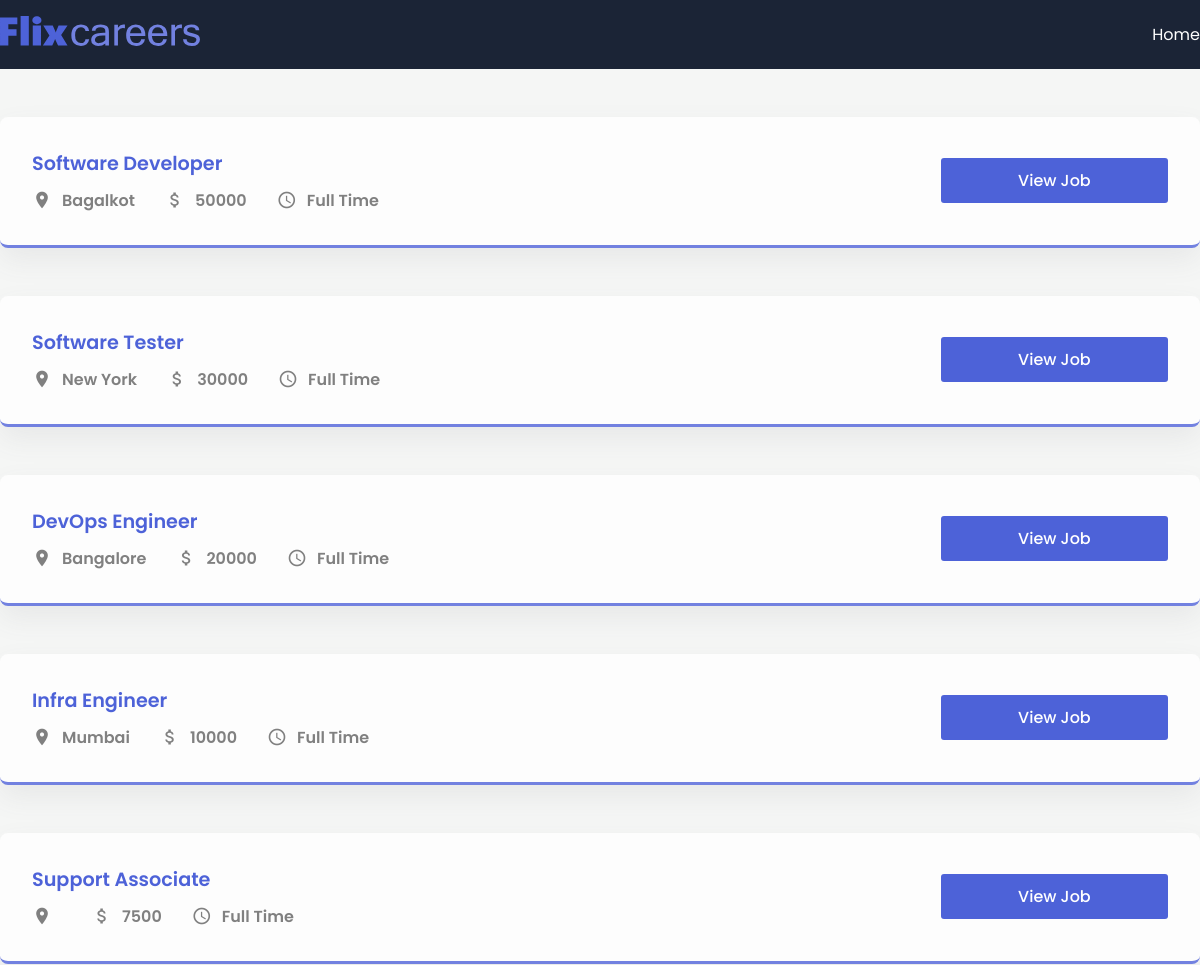
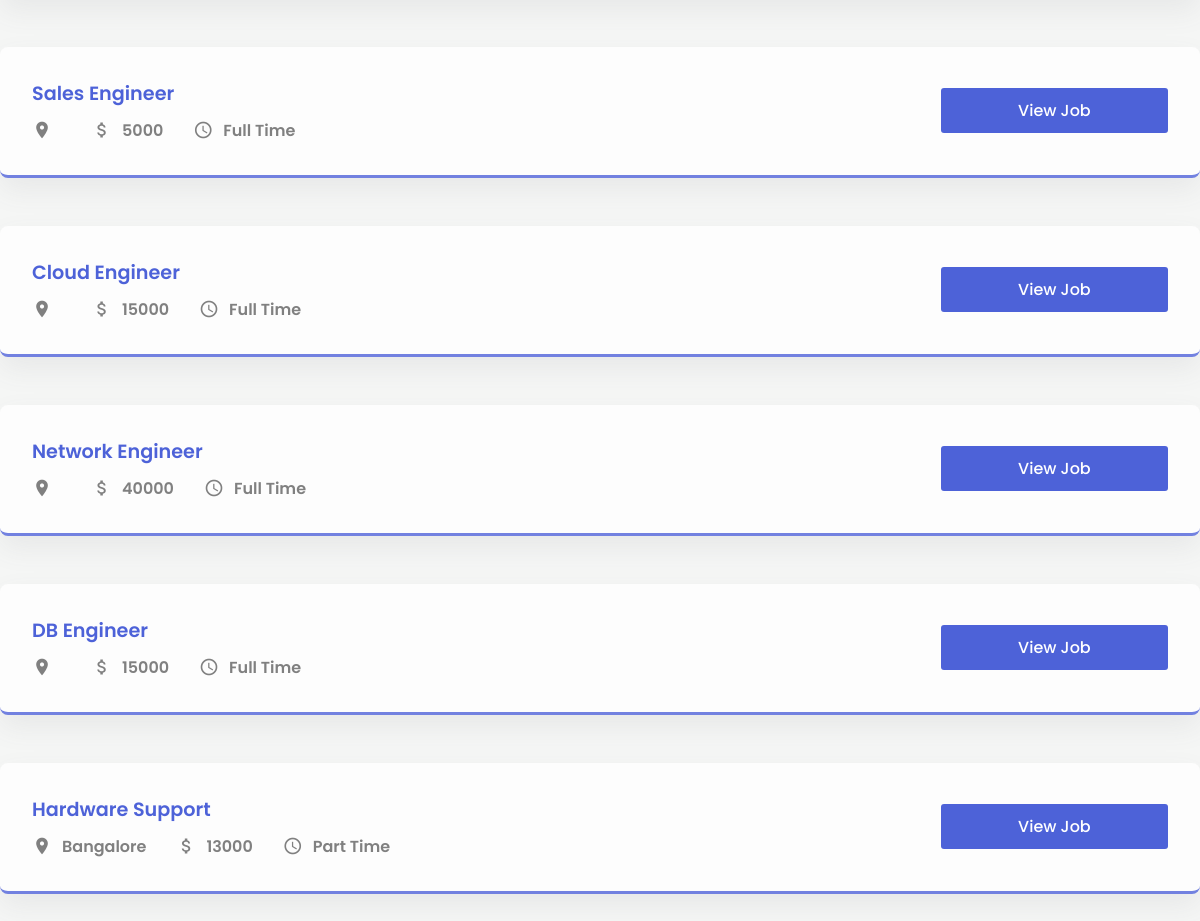
The page / on the database its author committed (2 pictures, top to bottom).
### app_1/models.py (models this page shows, shortened)
class JobPost(models.Model):
    JOB_TYPE_CHOICES = [
        ('Full Time', 'Full Time'),
        ('Part Time', 'Part Time'),
    ]
    title = models.CharField(max_length= 200)
    description = models.TextField()
    date = models.DateTimeField(auto_now_add=True)
    expiry = models.DateField(null=True)
    salary = models.IntegerField()
    slug = models.SlugField(null=True, max_length= 40, unique = True)
    location = models.OneToOneField(Location, on_delete= models.CASCADE, null=True)
    author = models.ForeignKey(Author, on_delete=  models.CASCADE, null=True)
    skills = models.ManyToManyField(Skills)
    type = models.CharField(max_length=100, null=False, choices=JOB_TYPE_CHOICES)

class Location(models.Model):
    street = models.CharField(max_length= 50)
    city = models.CharField(max_length= 50)
    state = models.CharField(max_length= 50)
    country = models.CharField(max_length= 50)
    zip = models.CharField(max_length= 50)

### app_1/views.py (the view)
# urls.py: path('', views.job_list, name="jobs_home"),
def job_list(request):
    list_of_jobs = "<ul>"
    jobs = JobPost.objects.all()
    context = {"jobs":jobs}
    return render(request,'app_1/index.html', context)

### app_1/templates/app_1/index.html (shortened to what this page needs)
{% extends "base.html" %}
{% block content %}
  <section>
    <div class="container">
      {% for job in jobs %}
      <div class="post">
        <div class="job-info">
          <h1 class="job-title">{{job.title}}</h1>
          <div class="job-des">
            <div class="location item">
              <span class="material-icons"> place </span>
              <p>{{job.location.city}}</p>
            </div>
            <div class="budget item">
              <span class="material-icons"> attach_money </span>
              <p>{{job.salary}}</p>
            </div>
            <div class="time item">
              <span class="material-icons"> schedule </span>
              <p> {{job.type}}</p>
            </div>
          </div>
        </div>
        <div class="buttons">
          <button class="apply">
            <a href="{% url 'jobs_detail' job.id %}">View Job</a>
          </button>
        </div>
      </div>
      {% endfor %}
    </div>
  </section>
{% endblock content %}

### templates/base.html (shortened to what this page needs)
{% load static %}
<!DOCTYPE html>
<html lang="en">
  <head>
    <link rel="stylesheet" href="{% static 'app_1/style.css' %}" />
  </head>
  <body>
    <header>
      <nav>
        <div class="container">
          <div class="logo">
            <img src="{% static 'app_1/logo.svg' %}" alt="" />
          </div>
          <div class="links">
            <a href="{% url 'jobs_home' %}">Home</a>
          </div>
        </div>
      </nav>
    </header>
    {% block content %}
    {% endblock content %}
  </body>
</html>

### app_1/static/app_1/style.css (style rules this page uses)
* { margin: 0; padding: 0; box-sizing: border-box; font-family: "Poppins", sans-serif; }
:root { --blue: #4d62d8; --lblue: #7281e0; --card: #fdfdfd; --shadow: #64646f17 0px 12px 29px 0px; --nav: #1b2436; }
body { background: #f5f6f5; }
button { border: none; outline: none; cursor: pointer; border-radius: 3px; }
nav { background: var(--nav); padding: 1em 0; }
a { text-decoration: none; color: white; }
.container { max-width: 1200px; margin: auto; }
nav .container { display: flex; align-items: center; justify-content: space-between; color: white; }
.logo { width: 200px; }
img { width: 100%; }
.links { display: flex; align-items: center; justify-content: center; }
.links a { color: white; margin-left: 30px; font-size: 1rem; font-weight: 400; }
.post { background: var(--card); border-radius: 8px; padding: 2em; box-shadow: var(--shadow); margin-top: 3em; display: grid; align-items: center; grid-template-columns: 8fr 2fr; border-bottom: 3px solid var(--lblue); }
.buttons { display: grid; grid-template-columns: repeat(1, 1fr); gap: 20px; }
.post:last-child { margin-bottom: 5em; }
.item { display: flex; align-items: center; margin-left: 30px; }
.item:first-child { margin-left: 0; }
.job-des { display: flex; align-items: center; }
.item span { margin-right: 10px; font-size: 20px !important; color: gray; }
.item p { font-size: 1rem; font-weight: 600; color: gray; }
.apply { background: var(--blue); height: 45px; padding: 0 40px; color: white; font-size: 1rem; font-weight: 500; }
.job-title { font-size: 1.2rem; font-weight: 600; margin-bottom: 10px; color: var(--blue); }
button { cursor: pointer; }

### rows shown on the page
JobPost: title "Software Developer", location.city "Bagalkot", salary "50000", type "Full Time"
JobPost: title "Software Tester", location.city "New York", salary "30000", type "Full Time"
JobPost: title "DevOps Engineer", location.city "Bangalore", salary "20000", type "Full Time"
JobPost: title "Infra Engineer", location.city "Mumbai", salary "10000", type "Full Time"
JobPost: title "Support Associate", salary "7500", type "Full Time"
JobPost: title "Sales Engineer", salary "5000", type "Full Time"
JobPost: title "Cloud Engineer", salary "15000", type "Full Time"
JobPost: title "Network Engineer", salary "40000", type "Full Time"
JobPost: title "DB Engineer", salary "15000", type "Full Time"
JobPost: title "Hardware Support", location.city "Bangalore", salary "13000", type "Part Time"
